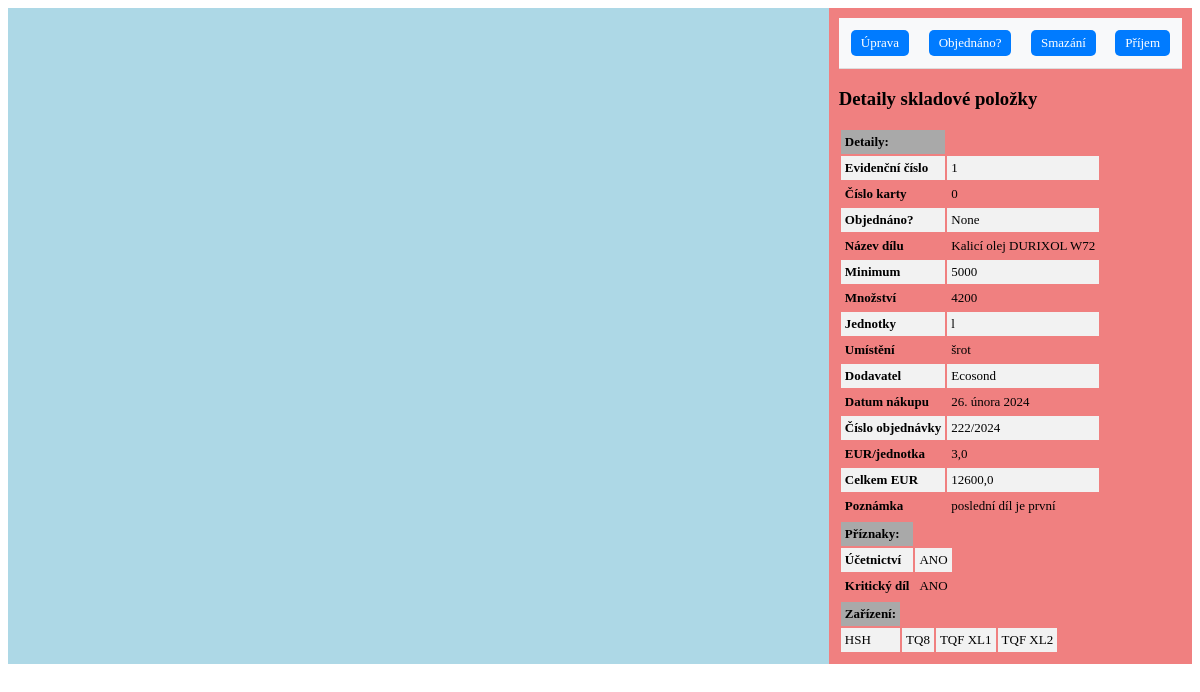
/sklad/1/detail/ (signed in), run on the app's committed database.
### hpm_sklad/models.py (models this page shows, shortened)
class Sklad(models.Model):
    JEDNOTKY_CHOICES = [
        ('ks', 'kus'),
        ('kg', 'kilogram'),
        ('par', 'pár'),
        ('l', 'litr'),
        ('m', 'metr'),
        ('baleni', 'balení'),
    ]
    evidencni_cislo = models.IntegerField(primary_key=True, verbose_name="Evidenční číslo")
    interne_cislo = models.IntegerField(null=True, verbose_name="Číslo karty")
    objednano = models.CharField(max_length=100, null=True, blank=True, verbose_name="Objednáno?")
    nazev_dilu = models.CharField(max_length=100, verbose_name="Název dílu")
    min_mnozstvi_ks = models.PositiveIntegerField(default=0, verbose_name="Minimum")
    mnozstvi_ks_m_l = models.IntegerField(default=0, validators=[MinValueValidator(0)], verbose_name="Množství")
    jednotky = models.CharField(max_length=10, choices=JEDNOTKY_CHOICES, default='ks', verbose_name="Jednotky")
    umisteni = models.CharField(max_length=25, verbose_name="Umístění")
    dodavatel = models.CharField(max_length=70, null=True, blank=True, verbose_name="Dodavatel")
    datum_nakupu = models.DateField(null=True, blank=True, verbose_name="Datum nákupu")
    cislo_objednavky = models.CharField(max_length=20, null=True, blank=True, verbose_name="Číslo objednávky")
    jednotkova_cena_eur = models.FloatField(default=0.0, validators=[MinValueValidator(0.0)], verbose_name="EUR/jednotka")
    celkova_cena_eur = models.FloatField(default=0.0, validators=[MinValueValidator(0.0)], verbose_name="Celkem EUR")
    poznamka = models.CharField(null=True, blank=True, max_length=200, verbose_name="Poznámka")
    ucetnictvi = models.BooleanField(default=True, verbose_name="Účetnictví")
    kriticky_dil = models.BooleanField(default=False, verbose_name="Kritický díl")
    hsh = models.BooleanField(default=False, verbose_name="HSH")
    tq8 = models.BooleanField(default=False, verbose_name="TQ8")
    tqf_xl1 = models.BooleanField(default=False, verbose_name="TQF XL1")
    tqf_xl2 = models.BooleanField(default=False, verbose_name="TQF XL2")
    dc_xl = models.BooleanField(default=False, verbose_name="DC XL")
    dac_xl1_2 = models.BooleanField(default=False, verbose_name="DAC XL1-2")
    dl_xl = models.BooleanField(default=False, verbose_name="DL XL")
    dac = models.BooleanField(default=False, verbose_name="DAC")
    lac_1 = models.BooleanField(default=False, verbose_name="LAC 1")
    lac_2 = models.BooleanField(default=False, verbose_name="LAC 2")
    ipsen_ene = models.BooleanField(default=False, verbose_name="IPSEN ENE")
    hsh_ene = models.BooleanField(default=False, verbose_name="HSH ENE")
    xl_ene1 = models.BooleanField(default=False, verbose_name="XL ENE1")
    xl_ene2 = models.BooleanField(default=False, verbose_name="XL ENE2")
    ipsen_w = models.BooleanField(default=False, verbose_name="IPSEN W")
    hsh_w = models.BooleanField(default=False, verbose_name="HSH W")
    kw = models.BooleanField(default=False, verbose_name="KW")
    kw1 = models.BooleanField(default=False, verbose_name="KW 1")
    kw2 = models.BooleanField(default=False, verbose_name="KW 2")
    kw3 = models.BooleanField(default=False, verbose_name="KW 3")
    mikrof = models.BooleanField(default=False, verbose_name="MIKROF")
    history = HistoricalRecords()

### hpm_sklad/views.py (the view)
# urls.py: path('sklad/<pk>/detail/', views.SkladDetailView.as_view(), name='detail_sklad'),
class SkladDetailView(LoginRequiredMixin, DetailView):
    model = Sklad
    template_name = 'hpm_sklad/detail_sklad.html'
    def get_context_data(self, **kwargs):
        context = super().get_context_data(**kwargs)
        object_instance = self.get_object()
        equipment_fields_true = [
            field for field in Sklad._meta.fields
            if field.get_internal_type() == 'BooleanField' and getattr(object_instance, field.name) is True and field.name not in ("ucetnictvi", "kriticky_dil")
        ]
        info_fields = [field for field in Sklad._meta.fields if field.name in ("ucetnictvi", "kriticky_dil")]
        detail_item_fields = [
            field for field in Sklad._meta.fields
            if field.get_internal_type() != 'BooleanField'
        ]
        context['equipment_fields_true'] = equipment_fields_true
        context['info_fields'] = info_fields
        context['detail_item_fields'] = detail_item_fields
        return context

### hpm_sklad/templatetags/custom_filters.py (called while the page is built)
@register.filter(name='get_attribute')
def get_attribute(value, arg):
    result = getattr(value, arg, 'Atribut neexistuje')
    if isinstance(result, bool):
        return "ANO" if result else "NE"
    return result

### hpm_sklad/templates/hpm_sklad/detail_sklad.html (shortened to what this page needs)
{% extends "hpm_sklad/base.html" %}
{% load static %}
{% load custom_filters %}
{% block right_content %}
    <header>
        <nav class="navbar">
            <a class="nav-item" href="javascript:void(0);" onclick="loadForm('{% url 'update_sklad' object.evidencni_cislo %}')">Úprava</a>
            <a class="nav-item" href="javascript:void(0);" onclick="loadForm('{% url 'update_objednano_sklad' object.evidencni_cislo %}')">Objednáno?</a>
            <a class="nav-item" href="javascript:void(0);" onclick="loadForm('{% url 'delete_sklad' object.evidencni_cislo %}')">Smazání</a>
	    <a class="nav-item" href="javascript:void(0);" onclick="loadForm('{% url 'create_audit_log' object.evidencni_cislo %}')">Příjem</a>
        </nav>
    </header>
    <h3 class="text-center">Detaily skladové položky</h3>
    <div class="container">
        <table>
            <thead>
                <tr>
                    <th>Detaily:</th>
                </tr>
            </thead>
            <tbody>
                {% for field in detail_item_fields %}
                    <tr>
                        <th>{{ field.verbose_name }}</th>
                        <td>{{ object|get_attribute:field.name }}</td>
                    </tr>
                {% endfor %}
            </tbody>
        </table>
        <table>
            <thead>
                <tr>
                    <th>Příznaky:</th>
                </tr>
            </thead>
            <tbody>
                {% for field in info_fields %}
                    <tr>
                        <th>{{ field.verbose_name }}</th>
                        <td>{{ object|get_attribute:field.name }}</td>
                    </tr>
                {% endfor %}
            </tbody>
        </table>
        <table>
            <thead>
                <tr>
                    <th>Zařízení:</th>
                </tr>
            </thead>
            <tbody>
                <tr>
                    {% for field in equipment_fields_true %}
                        <td>{{ field.verbose_name }}</td>
                    {% endfor %}
                </tr>
            </tbody>
        </table>
    </div>
{% endblock %}

### hpm_sklad/static/css/style.css (style rules this page uses)
th, td { padding: 4px; text-align: left; font-size: 13px; font: arial; }
tbody tr:nth-child(odd) { background-color: #ffffff; }
tbody tr:nth-child(odd) { background-color: #f2f2f2; }
thead th { background-color: #A9A9A9; }
.nav-item, .button-link { display: inline-block; padding: 5px 10px; margin: 2px; background-color: #007BFF; color: white; text-align: center; text-decoration: none; border-radius: 5px; border: none; transition: background-color 0.3s, color 0.3s; font-size: 13px; }
.navbar { display: flex; justify-content: space-between; align-items: center; padding: 10px; gap: 10px; margin-bottom: 5px; background-color: #f8f9fa; border-bottom: 1px solid #ddd; }

### data on the page
Sklad: detail_item_fields "1" "0" "None" "Kalicí olej DURIXOL W72" "5000" "4200" "l" "šrot" "Ecosond" "26. února 2024" "222/2024" "3,0" "12600,0" "poslední díl je první", info_fields "ANO" "ANO"

### other printed values
{{ field.verbose_name }} "Evidenční číslo" "Číslo karty" "Objednáno?" "Název dílu" "Minimum" "Množství" "Jednotky" "Umístění" "Dodavatel" "Datum nákupu" "Číslo objednávky" "EUR/jednotka" "Celkem EUR" "Poznámka"
{{ field.verbose_name }} "Účetnictví" "Kritický díl"
{{ field.verbose_name }} "HSH" "TQ8" "TQF XL1" "TQF XL2"
